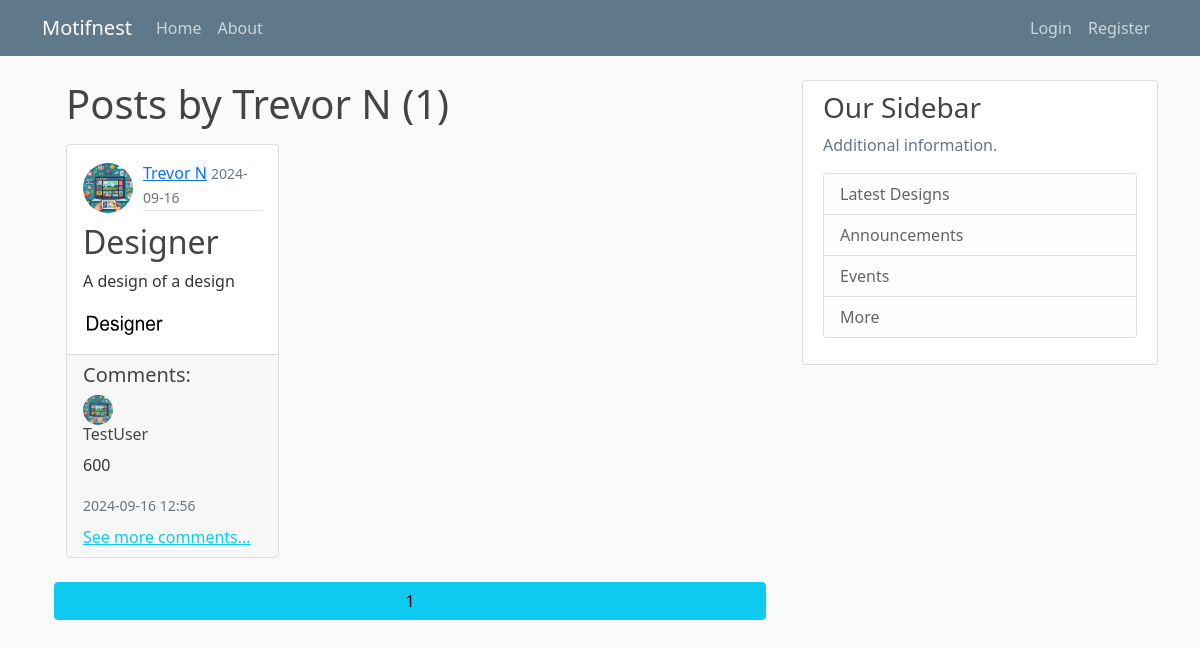
The app's page /user/Trevor N, older data.
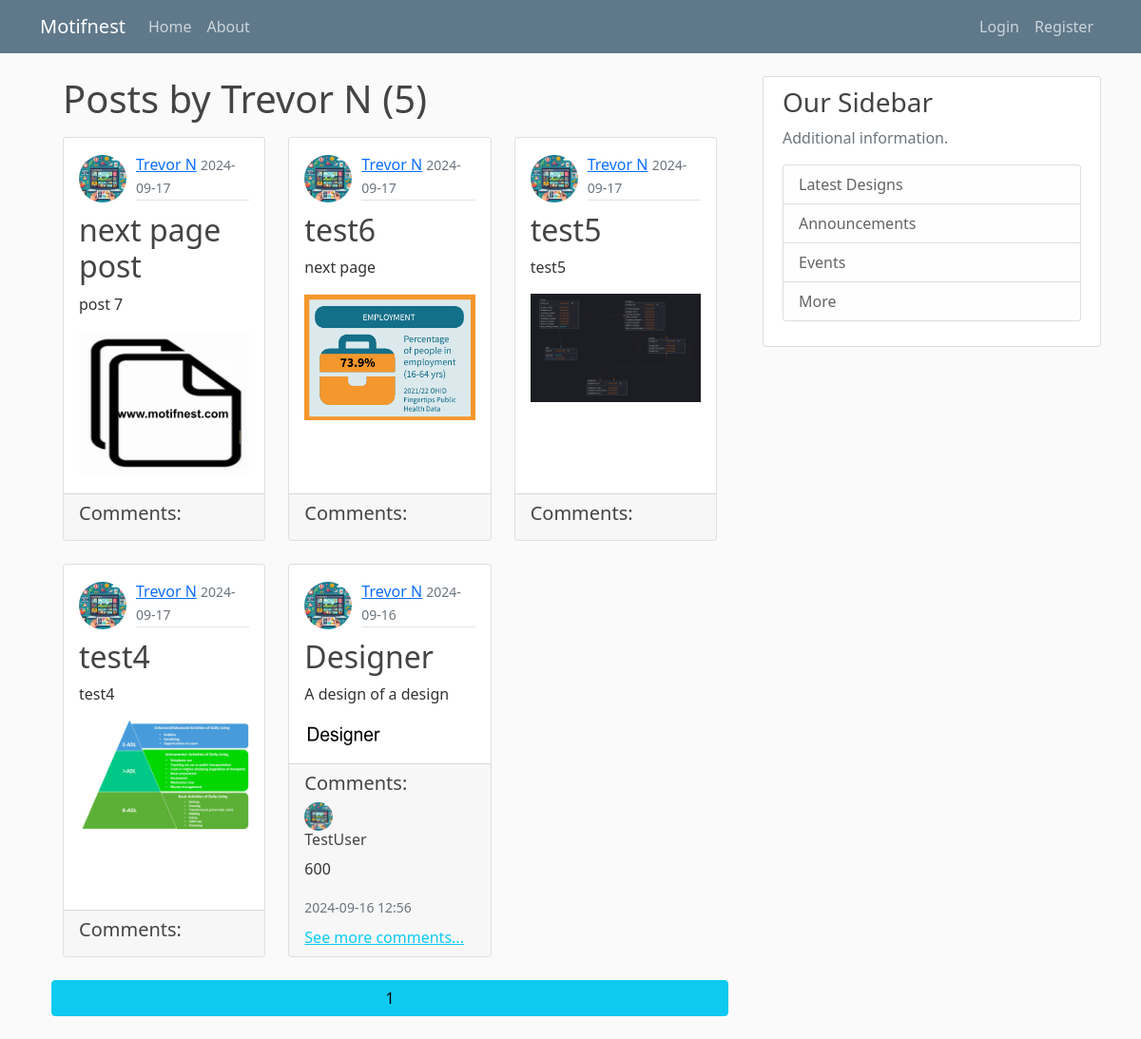
The same page, newer data.
### motifnest/models.py (models this page shows, shortened)
class User(db.Model, UserMixin):
    id = db.Column(db.Integer, primary_key=True)
    username = db.Column(db.String(20), unique=True, nullable=False)
    email = db.Column(db.String(120), unique=True, nullable=False)
    image_file = db.Column(db.String(20), nullable=False, default='default.jpg')
    password = db.Column(db.String(60), nullable=False)
    posts = db.relationship('Post', backref='author', lazy=True)

class Post(db.Model):
    id = db.Column(db.Integer, primary_key=True)
    title = db.Column(db.String(100), nullable=False)
    date_posted = db.Column(db.DateTime, nullable=False, default=datetime.utcnow)
    content = db.Column(db.Text, nullable=False)
    image_file = db.Column(db.String(20), nullable=True)
    user_id = db.Column(db.Integer, db.ForeignKey('user.id'), nullable=False)

class Comment(db.Model):
    id = db.Column(db.Integer, primary_key=True)
    content = db.Column(db.Text, nullable=False)
    date_posted = db.Column(db.DateTime, nullable=False, default=datetime.utcnow)
    user_id = db.Column(db.Integer, db.ForeignKey('user.id'), nullable=False)
    post_id = db.Column(db.Integer, db.ForeignKey('post.id'), nullable=False)
    author = db.relationship('User', backref='comments', lazy=True)
    post = db.relationship('Post', backref='comments', lazy=True)

### motifnest/routes.py (the view)
@app.route("/user/<string:username>")
def user_posts(username):
    page = request.args.get('page', 1, type=int)
    user = User.query.filter_by(username=username).first_or_404()
    posts = Post.query.filter_by(author=user).order_by(Post.date_posted.desc()).paginate(page=page, per_page=6)
    return render_template('user_posts.html', posts=posts, user=user)

### motifnest/templates/user_posts.html
{% extends "layout.html" %}
{% block content %}
    <div class="container">
        <div class="row">
            <h1 class="mb-3">Posts by {{ user.username }} ({{ posts.total }})</h1>
            {% for post in posts.items %}
            <div class="col-md-4 mb-4">
                <div class="card h-100">
                    <div class="card-body">
                        <div class="d-flex align-items-center mb-2">
                            <img class="rounded-circle" src="{{ url_for('static', filename='profile_pics/' + post.author.image_file) }}" style="width: 50px; height: 50px; margin-right: 10px;">
                            <div class="article-metadata">
                                <a class="mr-2" href="{{ url_for('user_posts', username=post.author.username) }}">{{ post.author.username }}</a>
                                <small class="text-muted">{{ post.date_posted.strftime('%Y-%m-%d') }}</small>
                            </div>
                        </div>
                        <h2 class="card-title"><a class="article-title" style="text-decoration: none" href="{{ url_for('post', post_id=post.id) }}">{{ post.title }}</a></h2>
                        <p class="card-text">{{ post.content[:150] }}{{ '...' if post.content|length > 150 else '' }}</p>
                        {% if post.image_file %}
                        <img class="post-image img-fluid" src="{{ url_for('static', filename='post_images/' + post.image_file) }}" alt="Post Image" style="max-width: 100%; height: auto;">
                        {% endif %}
                    </div>
                    <div class="card-footer">
                        <h5>Comments:</h5>
                        {% for comment in post.comments[:1] %}
                        <div class="media mb-2">
                            <img class="rounded-circle" src="{{ url_for('static', filename='profile_pics/' + comment.author.image_file) }}" style="width: 30px; height: 30px; margin-right: 10px;">
                            <div class="media-body">
                                <h6 class="mt-0">{{ comment.author.username }}</h6>
                                <p>{{ comment.content }}</p>
                                <small class="text-muted">{{ comment.date_posted.strftime('%Y-%m-%d %H:%M') }}</small>
                            </div>
                        </div>
                        {% endfor %}
                        {% if post.comments|length > 0 %}
                        <a href="{{ url_for('post', post_id=post.id) }}" class="text-info">See more comments...</a>
                        {% endif %}
                    </div>
                </div>
            </div>
            {% if loop.index % 3 == 0 %}
                </div><div class="row">
            {% endif %}
            {% endfor %}
            {% for page_num in posts.iter_pages(left_edge=1, right_edge=1, left_current=1, right_current=2) %}
                {% if page_num %}
                        {% if posts.page == page_num %}
                                <a class="btn btn-info mb-4" href="{{ url_for('user_posts', username=user.username, page=page_num) }}">{{ page_num }}</a>
                        {% else %}
                                <a class="btn btn-outline-info mb-4" href="{{ url_for('user_posts', username=user.username, page=page_num) }}">{{ page_num }}</a>
                        {% endif %}
                {% else %}
                        ...
                {% endif %}
            {% endfor %}
        </div>
    </div>
{% endblock content %}

### motifnest/templates/layout.html (shortened to what this page needs)
<!DOCTYPE html>
<html>
<head>
        <link href="https://cdn.jsdelivr.net/npm/bootstrap@5.0.2/dist/css/bootstrap.min.css" rel="stylesheet">
        <link rel="stylesheet" type="text/css" href="{{ url_for('static', filename='main.css')}}">
</head>
<body>
        <header class="site-header">
          <nav class="navbar navbar-expand-md navbar-dark bg-steel fixed-top">
            <div class="container">
              <a class="navbar-brand mr-4" href="/">Motifnest</a>
              <div class="collapse navbar-collapse" id="navbarToggle">
                <div class="navbar-nav mr-auto">
                  <a class="nav-item nav-link" href="{{ url_for('home') }}">Home</a>
                  <a class="nav-item nav-link" href="{{ url_for('about') }}">About</a>
                </div>
                <div class="navbar-nav ms-auto">
                  {% if current_user.is_authenticated %}
			<a class="nav-item nav-link" href="{{ url_for('new_post') }}">New Post</a>
			<a class="nav-item nav-link" href="{{ url_for('account') }}">Account</a>
                        <a class="nav-item nav-link" href="{{ url_for('logout') }}">Logout</a>
                  {% else %}
                        <a class="nav-item nav-link" href="{{ url_for('login') }}">Login</a>
                        <a class="nav-item nav-link" href="{{ url_for('register') }}">Register</a>
                  {% endif %}
                </div>
              </div>
            </div>
          </nav>
        </header>
        <main role="main" class="container">
          <div class="row">
            <div class="col-md-8">
                {% block content %}{% endblock %}
            </div>
            <div class="col-md-4">
              <div class="content-section">
                <h3>Our Sidebar</h3>
                <p class='text-muted'>Additional information.
                  <ul class="list-group">
                    <li class="list-group-item list-group-item-light">Latest Designs</li>
                    <li class="list-group-item list-group-item-light">Announcements</li>
                    <li class="list-group-item list-group-item-light">Events</li>
                    <li class="list-group-item list-group-item-light">More</li>
                  </ul>
                </p>
              </div>
            </div>
          </div>
        </main>
</body>
</html>

### motifnest/static/main.css (style rules this page uses)
body { background: #fafafa; color: #333333; margin-top: 5rem; }
h1, h2, h3, h4, h5, h6 { color: #444444; }
.bg-steel { background-color: #5f788a; }
.site-header .navbar-nav .nav-link { color: #cbd5db; }
.content-section { background: #ffffff; padding: 10px 20px; border: 1px solid #dddddd; border-radius: 3px; margin-bottom: 20px; }
.article-title { color: #444444; test-decoration: none !important; }
.article-metadata { padding-bottom: 1px; margin-bottom: 4px; border-bottom: 1px solid #e3e3e3 }

Row changes from the older to the newer data that the page shows:
added Post: image_file (picture), author.username "Trevor N", date_posted "2024-09-17", title "next page post", content "post 7"
added Post: image_file (picture), author.username "Trevor N", date_posted "2024-09-17", title "test6", content "next page"
added Post: image_file (picture), author.username "Trevor N", date_posted "2024-09-17", title "test5", content "test5"
added Post: image_file (picture), author.username "Trevor N", date_posted "2024-09-17", title "test4", content "test4"
Text that changed along with them:
{{ posts.total }}: "1" → "5"
